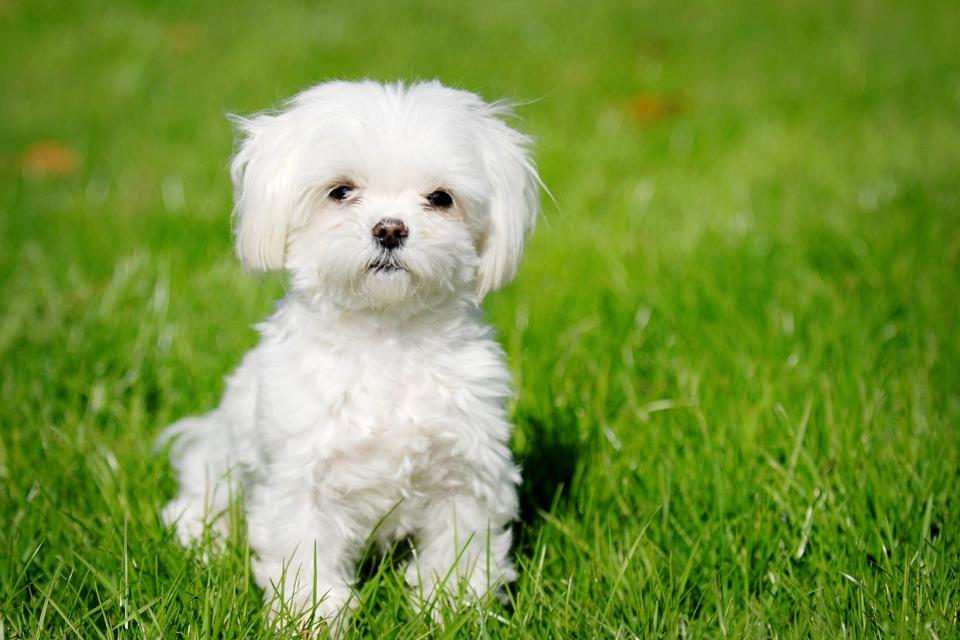
#> input picture Chapter 03/Computer Vision/day2/img/dog.jpg, 960 x 640 px
$ jupyter execute lesson.ipynb
#> lines starting #> are read from the running program, lines starting #| are printed output that depends on the picture; after the words box and inside, x2 and y2 are one past the last pixel; in counts of white or black regions, pixels touching at a corner belong together
[cell 1]
import cv2
import matplotlib.pyplot as plt

[cell 2]
img=cv2.imread('img/dog.jpg')
#> img is the input picture: shape (640, 960, 3); mean B, G, R 65, 149.5, 120.1
type(img)

[cell 3]
#in BGR format
plt.figure(figsize=(12,8))
plt.imshow(img)
plt.title('BGR Format')
plt.show()

[cell 4]
# in RGB format
rgb_img=img.copy()
rgb_img=cv2.cvtColor(rgb_img,cv2.COLOR_BGR2RGB)
plt.figure(figsize=(12,8))
plt.imshow(rgb_img)
plt.title('RGB Format')
plt.show()

### THRESHOLD

[cell 5]
gray_img=rgb_img.copy()
gray_img=cv2.cvtColor(gray_img, cv2.COLOR_RGB2GRAY)
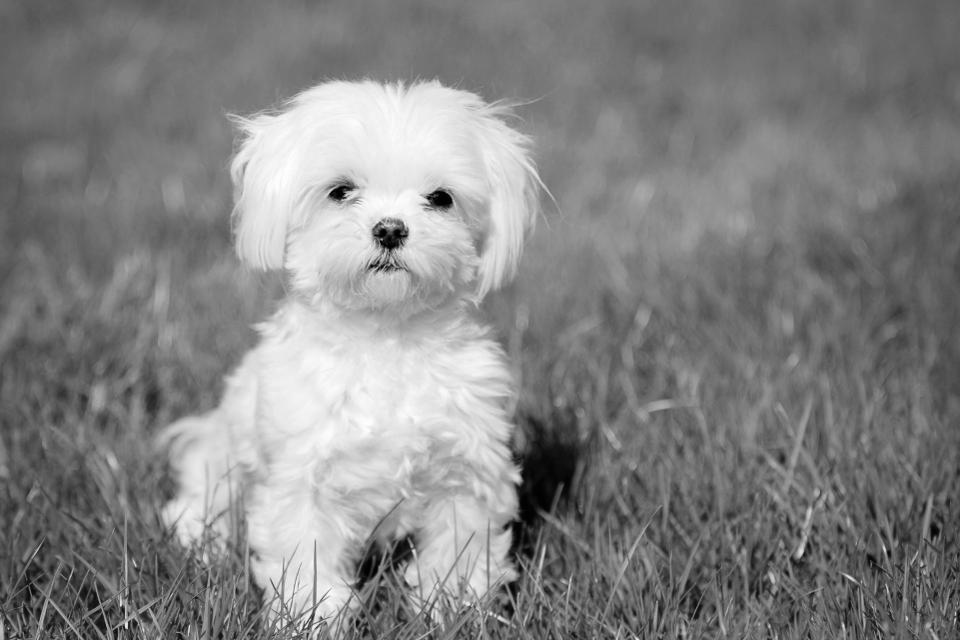
#> gray_img: shape (640, 960); min 0, max 254, mean 131.1
plt.figure(figsize=(12,8))
plt.imshow(gray_img, cmap='gray')
plt.title('GRAY Format')
plt.show()

[cell 6]
retval, dst= cv2.threshold(gray_img,200,255,cv2.THRESH_BINARY)
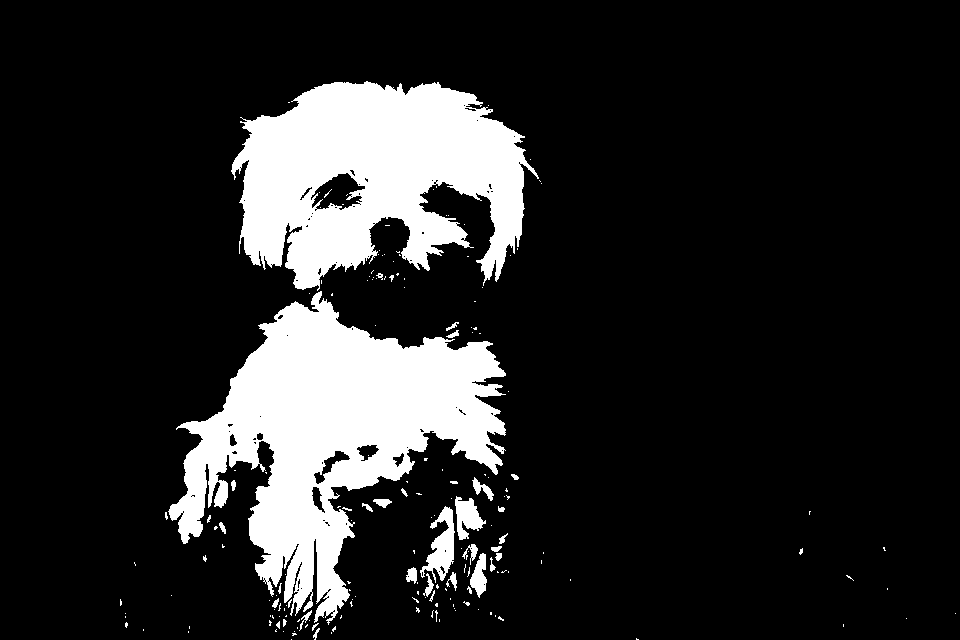
#> dst: shape (640, 960); 15.3% white; 185 white regions (151 under 20 px), largest, box (x1, y1, x2, y2) and area: (168, 291, 506, 625) 48991, (231, 81, 539, 291) 40684, (420, 506, 455, 583) 1216
plt.imshow(dst, cmap='gray')

[cell 7]
retval

[cell 8]
retval, dst= cv2.threshold(gray_img,200,255,cv2.THRESH_BINARY_INV)
plt.imshow(dst, cmap='gray')

[cell 9]
retval, dst= cv2.threshold(gray_img,200,255,cv2.THRESH_TOZERO)
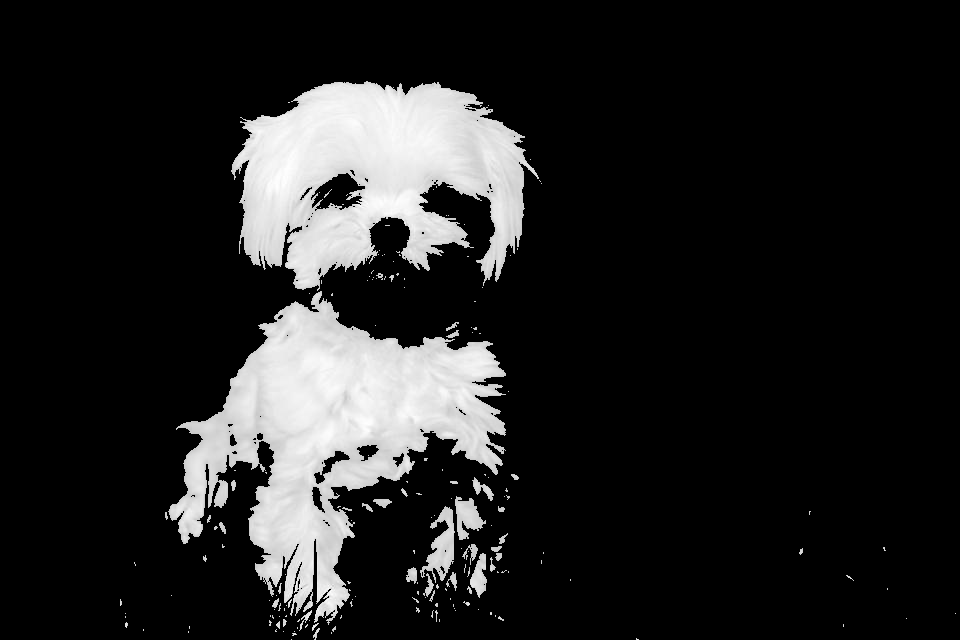
#> dst: shape (640, 960); min 0, max 254, mean 34.5
plt.imshow(dst, cmap='gray')

[cell 10]
retval, dst= cv2.threshold(gray_img,200,255,cv2.THRESH_TOZERO_INV)
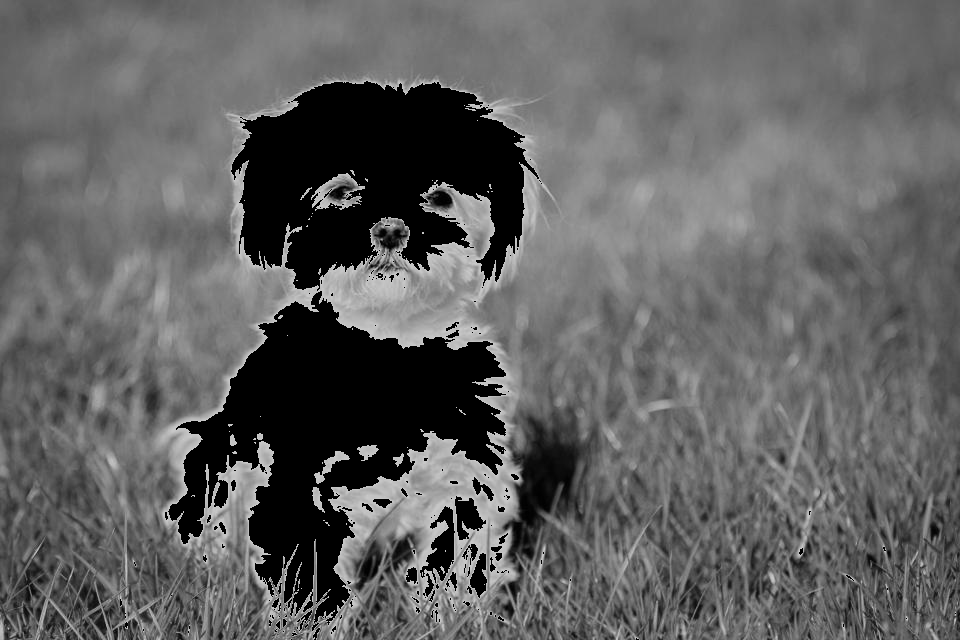
#> dst: shape (640, 960); min 0, max 200, mean 96.6
plt.imshow(dst, cmap='gray')

[cell 11]
retval, dst= cv2.threshold(gray_img,200,255,cv2.THRESH_TRUNC)
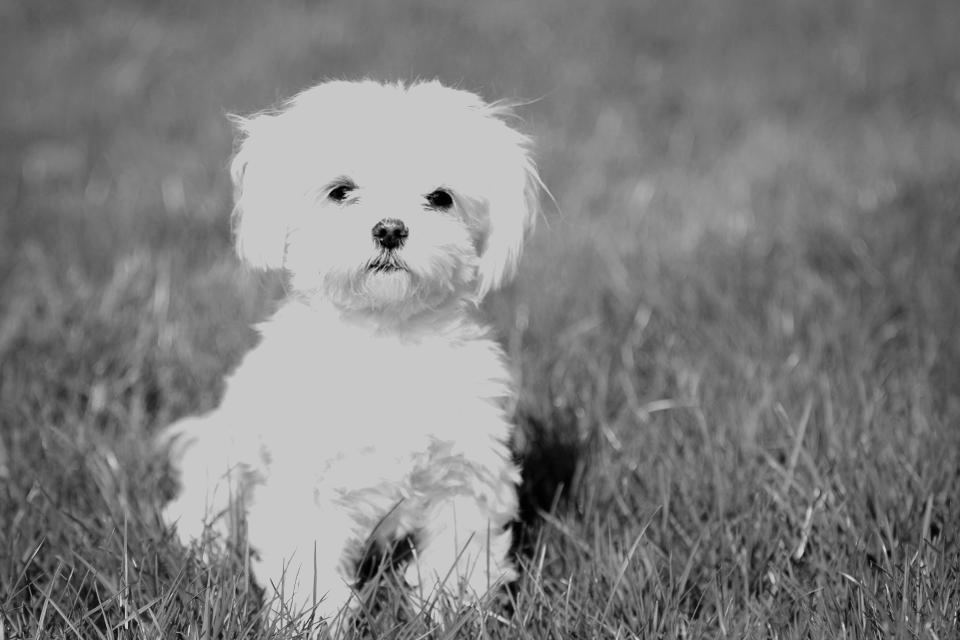
#> dst: shape (640, 960); min 0, max 200, mean 127.3
plt.imshow(dst, cmap='gray')

[cell 12]
retval, dst= cv2.threshold(gray_img,200,255,cv2.THRESH_MASK)
#> dst: shape (640, 960); every value is 0
plt.imshow(dst, cmap='gray')
